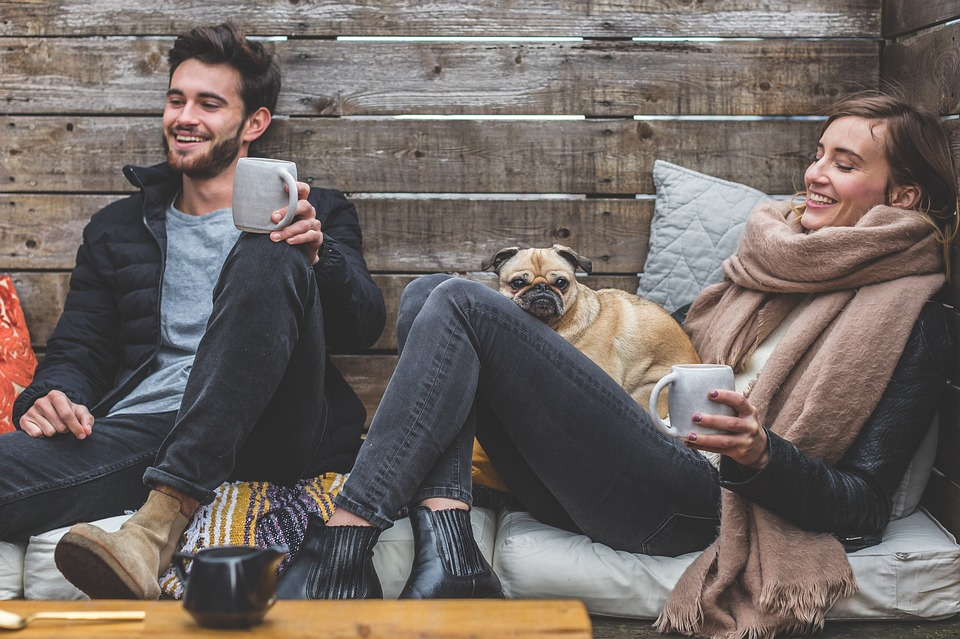
#> input picture opencv-tutorial-study-master/taskImage/picture.jpg, 960 x 639 px, found by its file name; the run also reads 1 picture not shown here
$ python backprojection.py
#> lines starting #> are read from the running program, lines starting #| are printed output that depends on the picture; after the words box and inside, x2 and y2 are one past the last pixel; in counts of white or black regions, pixels touching at a corner belong together
import cv2
import numpy as np
import os

os.chdir('C:\\Users\\user\\Desktop\\opencv')

#target
roi = cv2.imread('picture_cut.jpg')
hsv = cv2.cvtColor(roi,cv2.COLOR_BGR2HSV)

#background
target = cv2.imread('picture.jpg')
#> target is the input picture: shape (639, 960, 3); mean B, G, R 98.9, 103.2, 112.1

hsvt = cv2.cvtColor(target,cv2.COLOR_BGR2HSV)
#> hsvt: shape (639, 960, 3); mean H, S, V 52.7, 39.8, 115.6

# calculating object histogram
roihist = cv2.calcHist([hsv],[0, 1], None, [180, 256], [0, 180, 0, 256] )
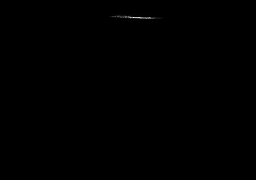
#> roihist: shape (180, 256) float32; min 0, max 98, mean 0.1; drawn with min black and max white
# normalize histogram and apply backprojection
cv2.normalize(roihist,roihist,0,255,cv2.NORM_MINMAX)
#> roihist: shape (180, 256) float32; 0.39% of pixels changed, all inside (x1, y1, x2, y2) = (109, 13, 164, 19)
dst = cv2.calcBackProject([hsvt],[0,1],roihist,[0,180,0,256],1)
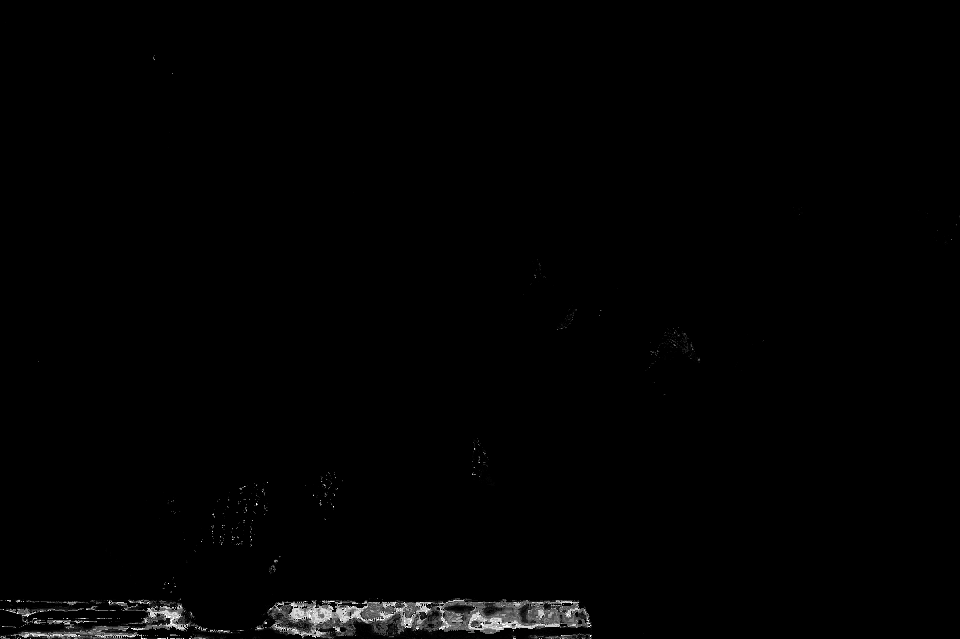
#> dst: shape (639, 960); min 0, max 255, mean 2.3
# Now convolute with circular disc
disc = cv2.getStructuringElement(cv2.MORPH_ELLIPSE,(5,5))
cv2.filter2D(dst,-1,disc,dst)
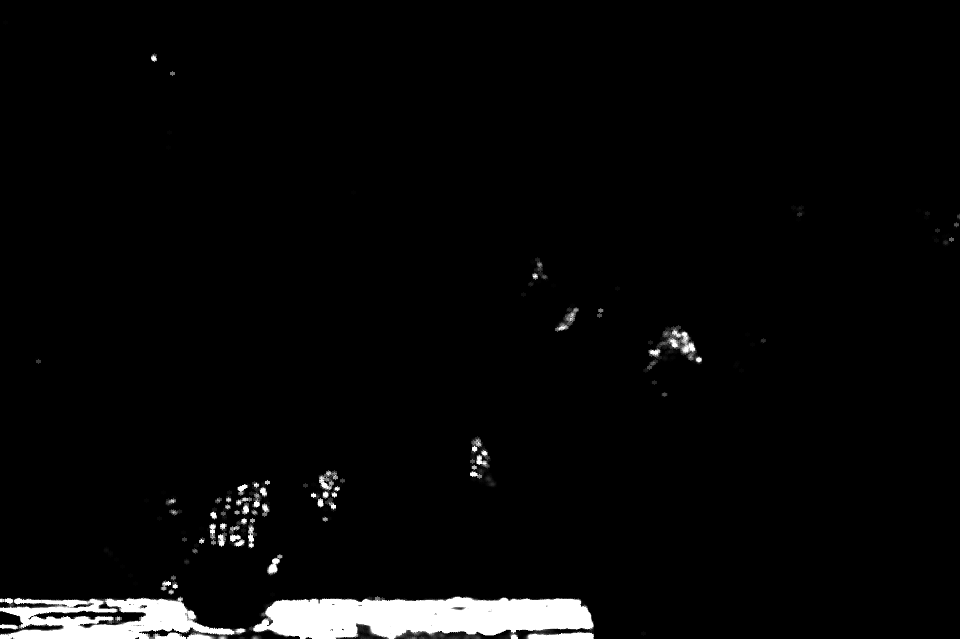
#> dst: shape (639, 960); 4.46% of pixels changed, all inside (x1, y1, x2, y2) = (0, 20, 960, 639)
# threshold and binary AND
ret,thresh = cv2.threshold(dst,50,255,0)
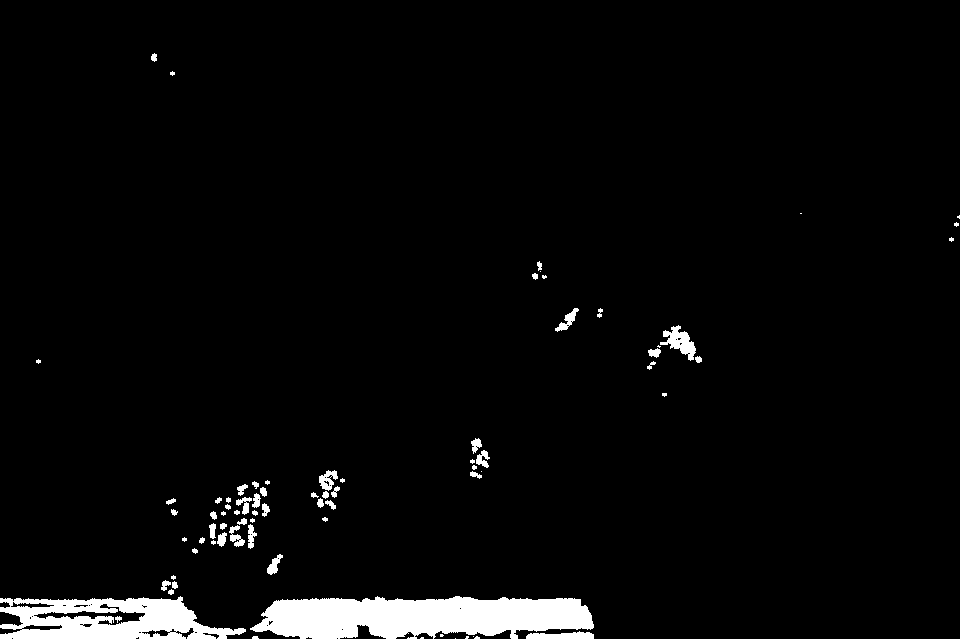
#> thresh: shape (639, 960); 3.6% white; 76 white regions (27 under 20 px), largest, box (x1, y1, x2, y2) and area: (250, 596, 594, 639) 11387, (0, 596, 246, 639) 6648, (660, 325, 696, 361) 576
thresh = cv2.merge((thresh,thresh,thresh))
res = cv2.bitwise_and(target,thresh)
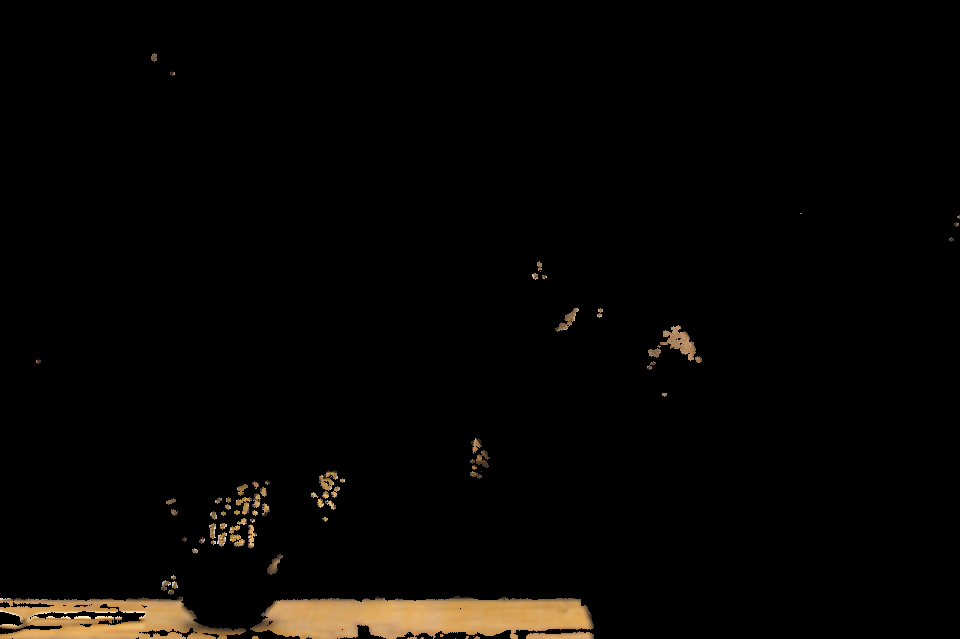
#> res: shape (639, 960, 3); mean B, G, R 3.3, 5.3, 6.9
res = np.vstack((target,thresh,res))
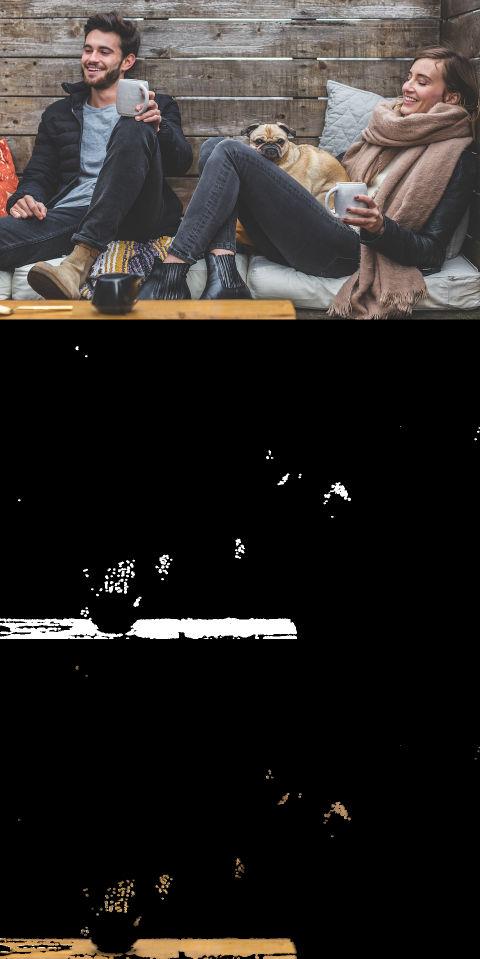
#> res: shape (1917, 960, 3) (shown at 1/2 size); mean B, G, R 37.1, 39.2, 42.8
cv2.imwrite('res.jpg',res)
